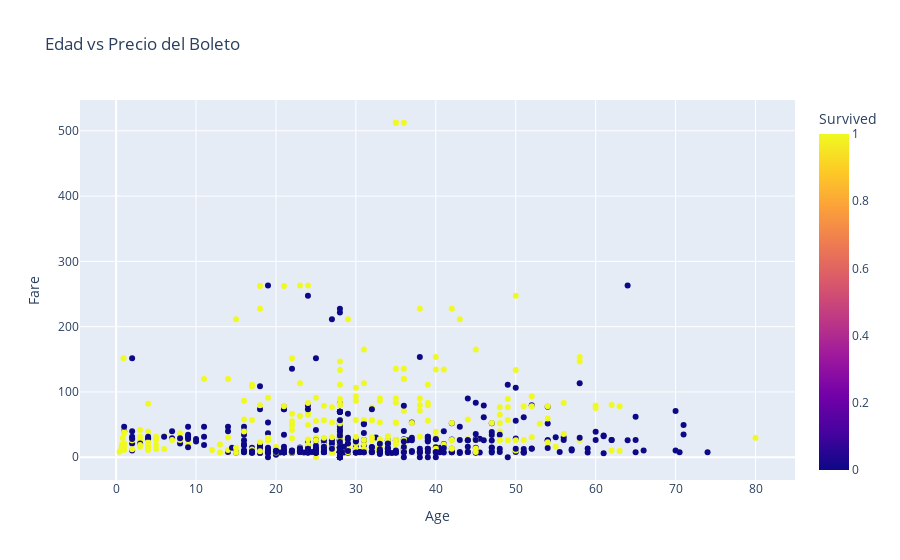

Notebook cell for this chart:
### Code cell
import pandas as pd
import seaborn as sns
import matplotlib.pyplot as plt
import plotly.express as px
from sklearn.model_selection import train_test_split
from sklearn.linear_model import LogisticRegression
from sklearn.metrics import classification_report, confusion_matrix
from sklearn.preprocessing import LabelEncoder

# Cargar los datos
data_url = 'https://raw.githubusercontent.com/datasciencedojo/datasets/master/titanic.csv'
df = pd.read_csv(data_url)

# Eliminar columnas no necesarias para el análisis
df.drop(['Name', 'Ticket', 'Cabin'], axis=1, inplace=True)

# Descripción estadística
print(df.describe())

# Información sobre los datos
print(df.info())
print(df.isnull().sum())

# Tratamiento de valores nulos
df['Age'].fillna(df['Age'].median(), inplace=True)
df['Embarked'].fillna(df['Embarked'].mode()[0], inplace=True)
df['Fare'].fillna(df['Fare'].median(), inplace=True)

# Confirmación de que no hay valores nulos
print(df.isnull().sum())

# Codificación de variables categóricas
label_encoder = LabelEncoder()
df['Sex'] = label_encoder.fit_transform(df['Sex'])
df['Embarked'] = label_encoder.fit_transform(df['Embarked'])

# Feature Engineering
df['FamilySize'] = df['SibSp'] + df['Parch'] + 1
df['IsAlone'] = 1  # inicializar como solo
df.loc[df['FamilySize'] > 1, 'IsAlone'] = 0  # cambiar a 0 si viajaba con familia
print(df[['FamilySize', 'IsAlone']].head())

# Análisis de Correlación
plt.figure(figsize=(12, 8))
sns.heatmap(df.corr(), annot=True, cmap='coolwarm', linewidths=0.5)
plt.title('Heatmap de Correlaciones')
plt.show()

# Modelos Predictivos
# Preparar los datos para el modelado
X = df[['Pclass', 'Age', 'Fare', 'Sex', 'Embarked', 'IsAlone', 'FamilySize']]  # características seleccionadas
y = df['Survived']  # variable objetivo

# Dividir los datos en conjuntos de entrenamiento y prueba
X_train, X_test, y_train, y_test = train_test_split(X, y, test_size=0.2, random_state=42)

# Entrenar un modelo de Regresión Logística
model = LogisticRegression(max_iter=200)
model.fit(X_train, y_train)

# Predecir en el conjunto de prueba
y_pred = model.predict(X_test)

# Evaluar el modelo
print(confusion_matrix(y_test, y_pred))
print(classification_report(y_test, y_pred))

# Gráficos Interactivos con Plotly
# Gráfico interactivo de la relación entre Edad y Precio del Boleto
fig = px.scatter(df, x='Age', y='Fare', color='Survived', title='Edad vs Precio del Boleto')
fig.show()

# Visualización adicional
plt.figure(figsize=(10, 6))
sns.countplot(x='Pclass', hue='Survived', data=df)
plt.title('Supervivencia por Clase de Pasajero')
plt.show()

plt.figure(figsize=(10, 6))
sns.countplot(x='Sex', hue='Survived', data=df)
plt.title('Supervivencia por Género')
plt.show()

### Figure 1 — Plotly figure (JSON) as saved in the notebook; plotly's stock layout.template omitted (floating-point values rounded to 4 significant figures; data arrays with more than 128 entries replaced by an {"elided": "..."} marker saying what was removed)
{"data": [{"hovertemplate": "Age=%{x}<br>Fare=%{y}<br>Survived=%{marker.color}<extra></extra>", "legendgroup": "", "marker": {"color": {"elided": "891 int values"}, "coloraxis": "coloraxis", "symbol": "circle"}, "mode": "markers", "name": "", "orientation": "v", "showlegend": false, "type": "scatter", "x": {"elided": "891 float values"}, "xaxis": "x", "y": {"elided": "891 float values"}, "yaxis": "y"}], "layout": {"coloraxis": {"colorbar": {"title": {"text": "Survived"}}, "colorscale": [[0, "#0d0887"], [0.1111, "#46039f"], [0.2222, "#7201a8"], [0.3333, "#9c179e"], [0.4444, "#bd3786"], [0.5556, "#d8576b"], [0.6667, "#ed7953"], [0.7778, "#fb9f3a"], [0.8889, "#fdca26"], [1, "#f0f921"]]}, "legend": {"tracegroupgap": 0}, "title": {"text": "Edad vs Precio del Boleto"}, "xaxis": {"anchor": "y", "domain": [0, 1], "title": {"text": "Age"}}, "yaxis": {"anchor": "x", "domain": [0, 1], "title": {"text": "Fare"}}}}
